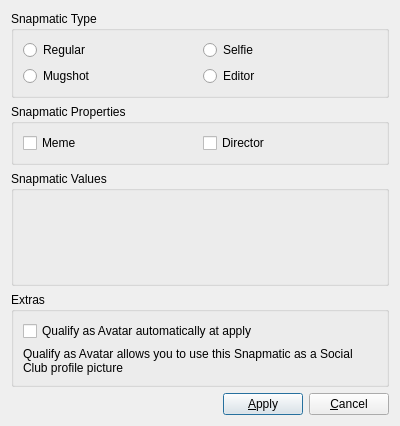
<?xml version="1.0" encoding="UTF-8"?>
<ui version="4.0">
 <class>SnapmaticEditor</class>
 <widget class="QDialog" name="SnapmaticEditor">
  <property name="geometry">
   <rect>
    <x>0</x>
    <y>0</y>
    <width>400</width>
    <height>381</height>
   </rect>
  </property>
  <property name="windowTitle">
   <string>Snapmatic Properties</string>
  </property>
  <property name="modal">
   <bool>true</bool>
  </property>
  <layout class="QVBoxLayout" name="vlEditor">
   <item>
    <widget class="QWidget" name="frameWidget" native="true">
     <property name="sizePolicy">
      <sizepolicy hsizetype="Preferred" vsizetype="Expanding">
       <horstretch>0</horstretch>
       <verstretch>0</verstretch>
      </sizepolicy>
     </property>
     <layout class="QVBoxLayout" name="vlFrame">
      <property name="leftMargin">
       <number>0</number>
      </property>
      <property name="topMargin">
       <number>0</number>
      </property>
      <property name="rightMargin">
       <number>0</number>
      </property>
      <property name="bottomMargin">
       <number>0</number>
      </property>
      <item>
       <widget class="QGroupBox" name="gbMode">
        <property name="title">
         <string>Snapmatic Type</string>
        </property>
        <layout class="QGridLayout" name="gdType">
         <item row="2" column="1">
          <widget class="QRadioButton" name="rbEditor">
           <property name="text">
            <string>Editor</string>
           </property>
          </widget>
         </item>
         <item row="0" column="1">
          <widget class="QRadioButton" name="rbSelfie">
           <property name="text">
            <string>Selfie</string>
           </property>
          </widget>
         </item>
         <item row="0" column="0">
          <widget class="QRadioButton" name="rbCustom">
           <property name="text">
            <string>Regular</string>
           </property>
          </widget>
         </item>
         <item row="2" column="0">
          <widget class="QRadioButton" name="rbMugshot">
           <property name="text">
            <string>Mugshot</string>
           </property>
          </widget>
         </item>
        </layout>
       </widget>
      </item>
      <item>
       <widget class="QGroupBox" name="gbProperties">
        <property name="title">
         <string>Snapmatic Properties</string>
        </property>
        <layout class="QGridLayout" name="gdProperties">
         <item row="0" column="1">
          <widget class="QCheckBox" name="cbMeme">
           <property name="text">
            <string>Meme</string>
           </property>
          </widget>
         </item>
         <item row="0" column="2">
          <widget class="QCheckBox" name="cbDirector">
           <property name="text">
            <string>Director</string>
           </property>
          </widget>
         </item>
        </layout>
       </widget>
      </item>
      <item>
       <widget class="QGroupBox" name="gbValues">
        <property name="title">
         <string>Snapmatic Values</string>
        </property>
        <layout class="QVBoxLayout" name="vlTitle">
         <item>
          <widget class="UiModLabel" name="labPlayers">
           <property name="contextMenuPolicy">
            <enum>Qt::NoContextMenu</enum>
           </property>
           <property name="text">
            <string/>
           </property>
           <property name="wordWrap">
            <bool>true</bool>
           </property>
           <property name="textInteractionFlags">
            <set>Qt::LinksAccessibleByKeyboard|Qt::LinksAccessibleByMouse</set>
           </property>
          </widget>
         </item>
         <item>
          <widget class="UiModLabel" name="labCrew">
           <property name="contextMenuPolicy">
            <enum>Qt::NoContextMenu</enum>
           </property>
           <property name="text">
            <string/>
           </property>
           <property name="wordWrap">
            <bool>true</bool>
           </property>
           <property name="textInteractionFlags">
            <set>Qt::LinksAccessibleByKeyboard|Qt::LinksAccessibleByMouse</set>
           </property>
          </widget>
         </item>
         <item>
          <widget class="UiModLabel" name="labTitle">
           <property name="contextMenuPolicy">
            <enum>Qt::NoContextMenu</enum>
           </property>
           <property name="text">
            <string/>
           </property>
           <property name="wordWrap">
            <bool>true</bool>
           </property>
           <property name="textInteractionFlags">
            <set>Qt::LinksAccessibleByKeyboard|Qt::LinksAccessibleByMouse</set>
           </property>
          </widget>
         </item>
         <item>
          <widget class="UiModLabel" name="labAppropriate">
           <property name="text">
            <string/>
           </property>
           <property name="wordWrap">
            <bool>true</bool>
           </property>
          </widget>
         </item>
        </layout>
       </widget>
      </item>
      <item>
       <widget class="QGroupBox" name="gbExtras">
        <property name="title">
         <string>Extras</string>
        </property>
        <layout class="QVBoxLayout" name="vlExtras">
         <item>
          <widget class="QCheckBox" name="cbQualify">
           <property name="text">
            <string>Qualify as Avatar automatically at apply</string>
           </property>
          </widget>
         </item>
         <item>
          <widget class="UiModLabel" name="labQualify">
           <property name="sizePolicy">
            <sizepolicy hsizetype="Preferred" vsizetype="Minimum">
             <horstretch>0</horstretch>
             <verstretch>0</verstretch>
            </sizepolicy>
           </property>
           <property name="text">
            <string>Qualify as Avatar allows you to use this Snapmatic as a Social Club profile picture</string>
           </property>
           <property name="wordWrap">
            <bool>true</bool>
           </property>
          </widget>
         </item>
        </layout>
       </widget>
      </item>
     </layout>
    </widget>
   </item>
   <item>
    <spacer name="vsEditor">
     <property name="orientation">
      <enum>Qt::Vertical</enum>
     </property>
     <property name="sizeHint" stdset="0">
      <size>
       <width>0</width>
       <height>0</height>
      </size>
     </property>
    </spacer>
   </item>
   <item>
    <layout class="QHBoxLayout" name="hlButtons">
     <item>
      <spacer name="hsButtons">
       <property name="orientation">
        <enum>Qt::Horizontal</enum>
       </property>
       <property name="sizeHint" stdset="0">
        <size>
         <width>0</width>
         <height>0</height>
        </size>
       </property>
      </spacer>
     </item>
     <item>
      <widget class="QPushButton" name="cmdApply">
       <property name="sizePolicy">
        <sizepolicy hsizetype="Minimum" vsizetype="Minimum">
         <horstretch>0</horstretch>
         <verstretch>0</verstretch>
        </sizepolicy>
       </property>
       <property name="toolTip">
        <string>Apply changes</string>
       </property>
       <property name="text">
        <string>&amp;Apply</string>
       </property>
      </widget>
     </item>
     <item>
      <widget class="QPushButton" name="cmdCancel">
       <property name="sizePolicy">
        <sizepolicy hsizetype="Minimum" vsizetype="Minimum">
         <horstretch>0</horstretch>
         <verstretch>0</verstretch>
        </sizepolicy>
       </property>
       <property name="toolTip">
        <string>Discard changes</string>
       </property>
       <property name="text">
        <string>&amp;Cancel</string>
       </property>
      </widget>
     </item>
    </layout>
   </item>
  </layout>
 </widget>
 <customwidgets>
  <customwidget>
   <class>UiModLabel</class>
   <extends>QLabel</extends>
   <header>UiModLabel.h</header>
  </customwidget>
 </customwidgets>
 <resources/>
 <connections/>
</ui>
